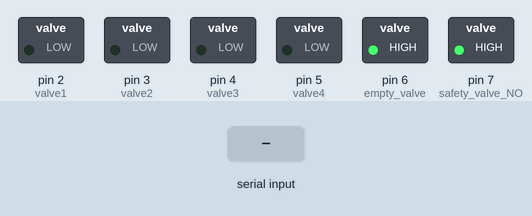
The sketch below on a simulated Arduino Mega 2560, built with avr-gcc and run on an emulated ATmega2560. On the bench: switched loads named in the sketch (green lamp = pin HIGH). The test bench sets the inputs (shaded band). What the sketch prints to the serial monitor is not drawn.

Above: at 1.2 s.
1.3 s: "<90,45,200>" received over Serial
2.8 s: "<30,150,10>" received over Serial
4.3 s: "<90,45>" received over Serial
Timing chart, 0 to 7.3 s (numbered marks = the images above; inputs shaded):
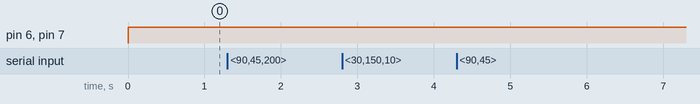

The sketch:

small_olfactometer_control.ino
```cpp
// Code to allow arduino to control and manipulate valves on v2 of Yoshi's olfactormeter.
// Written by Adithya Rajagopalan on 04.17.19

// Defining variables and pin numbers

const byte numChars = 32;
char receivedChars[numChars];

boolean newData = false;

const int valve1 = 2;
const int valve2 = 3;
const int valve3 = 4;
const int valve4 = 5;
const int empty_valve = 6;
const int safety_valve_NO = 7;
const int trig_in = 43;

int start_session = 0;
int trig_state = 0;
float init_wait_time = 0;
int seq_length = 0;
int count = 0;
int on_count = 0;
int off_count = 0;
int od_count = 0;
int final_trial = 2;


// the setup routine runs once when you press reset:
void setup() {
  // initialize the digital pin as an output.
  pinMode(valve1, OUTPUT);
  pinMode(valve2, OUTPUT);
  pinMode(valve3, OUTPUT);
  pinMode(valve4, OUTPUT);
  pinMode(empty_valve, OUTPUT);
  pinMode(trig_in, INPUT);
  pinMode(safety_valve_NO, OUTPUT);
  Serial.begin(9600);
  Serial.println("<Arduino is ready>");

}
// the loop routine runs over and over again forever:
void loop() {

      digitalWrite(safety_valve_NO, HIGH);
      digitalWrite(empty_valve, HIGH);

      // receiving serial info about the length of the sequence of pulses that is to be delivered
      while (seq_length < 1){
          recvWithStartEndMarkers();
          if(newData == true && final_trial == 2) {final_trial = atoi(receivedChars);newData = false; Serial.print("final_trial"); Serial.println(final_trial);}   //odor IDs mapp on to valve IDs
          if(newData == true && seq_length == 0) {seq_length = atoi(receivedChars);newData = false;}   //odor IDs mapp on to valve IDs

      }

      Serial.print("seq_length =");
      Serial.println(seq_length);
      float on_durations[seq_length];
      float off_durations[seq_length];
      int odor_IDs[seq_length];

      // receiving serial info about the train of pulses to be delivered. This fills up on_durations, off_durations, odor_IDs and init_wait_time

      while (count < (3*seq_length)+1){

          recvWithStartEndMarkers();
          if(newData == true && count < seq_length) {on_durations[on_count] = atof(receivedChars);on_count = on_count+1; count = count+1; Serial.print("on_durations ="); Serial.println(on_durations[on_count-1]); newData = false;}
          if(newData == true && count > (seq_length-1) && count <(seq_length*2)) {off_durations[off_count] = atof(receivedChars);off_count = off_count+1;count = count+1; Serial.print("off_durations ="); Serial.println(off_durations[off_count-1]);newData = false;}
          if(newData == true && count > ((2*seq_length)-1) && count <(seq_length*3)) {odor_IDs[od_count] = atoi(receivedChars);od_count = od_count+1;count = count+1; Serial.print("odor_IDs ="); Serial.println(odor_IDs[od_count-1]);newData = false;}
          if(newData == true && count > ((3*seq_length - 1)) ) {init_wait_time = atof(receivedChars); count = count+1;  Serial.print("init_wait_time ="); Serial.println(init_wait_time);newData = false;}

      }

      Serial.println("on_durations =");
      Serial.println(on_durations[0]);
      Serial.println(on_durations[1]);
      Serial.println(on_durations[2]);
      Serial.println(on_durations[3]);
      Serial.println(on_durations[4]);


      //waiting for trigger in
      //waiting for scan trigger
          Serial.println("waiting for trig..");
          while (trig_state == LOW) {trig_state = digitalRead(trig_in);}
          trig_state = LOW;
          Serial.println("trigger received, waiting for initial delay");


      // writing high and low states in appropriate pins based on on_durations, off_durations, odor_IDs and init_wait_time
      for (int i = 0; i<seq_length; i++) {
          if (i == 0) { delay(init_wait_time);}
          delay(off_durations[i]);
          digitalWrite(empty_valve, LOW);
          digitalWrite(odor_IDs[i]+1, HIGH);   // turn the valve on (HIGH is the voltage level)
          delay(on_durations[i]);               // wait for a second
          digitalWrite(odor_IDs[i]+1, LOW);    // turn the valve off by making the voltage LOW
          digitalWrite(empty_valve, HIGH);

          Serial.println(i);
          Serial.println(on_durations[i]);
      }
      Serial.print("Train complete");


     // setting up for end of trial session
     if (final_trial == 1)
             {start_session = 0;
                  digitalWrite(safety_valve_NO, LOW);
                  digitalWrite(empty_valve, LOW);

              while (start_session == 0)
                    {
                      recvWithStartEndMarkers();
                     if(newData == true && start_session == 0) {start_session = atoi(receivedChars);newData = false;}   //odor IDs mapp on to valve IDs
                    }

              }


      // resetting variables for next loop
      seq_length = 0;
      final_trial = 2;
      count = 0;
      on_count = 0;
      off_count = 0;
      od_count = 0;
      for (int i=0; i<seq_length; i++){on_durations[i] = 0;}
      for (int i=0; i<seq_length; i++){off_durations[i] = 0;}
      for (int i=0; i<seq_length; i++){odor_IDs[i] = 0;}
      init_wait_time = 0;


}


//SERIAL READ FUNCTIONS

void recvWithStartEndMarkers() {
    static boolean recvInProgress = false;
    static byte ndx = 0;
    char startMarker = '<';
    char endMarker = '>';
    char rc;

    while (Serial.available() > 0 && newData == false) {
        rc = Serial.read();

        if (recvInProgress == true) {
            if (rc != endMarker) {
                receivedChars[ndx] = rc;
                ndx++;
                if (ndx >= numChars) {
                    ndx = numChars - 1;
                }
            }
            else {
                receivedChars[ndx] = '\0'; // terminate the string
                recvInProgress = false;
                ndx = 0;
                newData = true;

            }
        }

        else if (rc == startMarker) {
            recvInProgress = true;
        }
    }
}

void showNewData() {
    if (newData == true) {
        Serial.print("This just in ... ");
        Serial.println(receivedChars);
        newData = false;

    }
}
```

Measured:
- after the input at 1.3 s, every drawn part: stays the same
- after the input at 2.8 s, every drawn part: stays the same
- after the input at 4.3 s, every drawn part: stays the same
